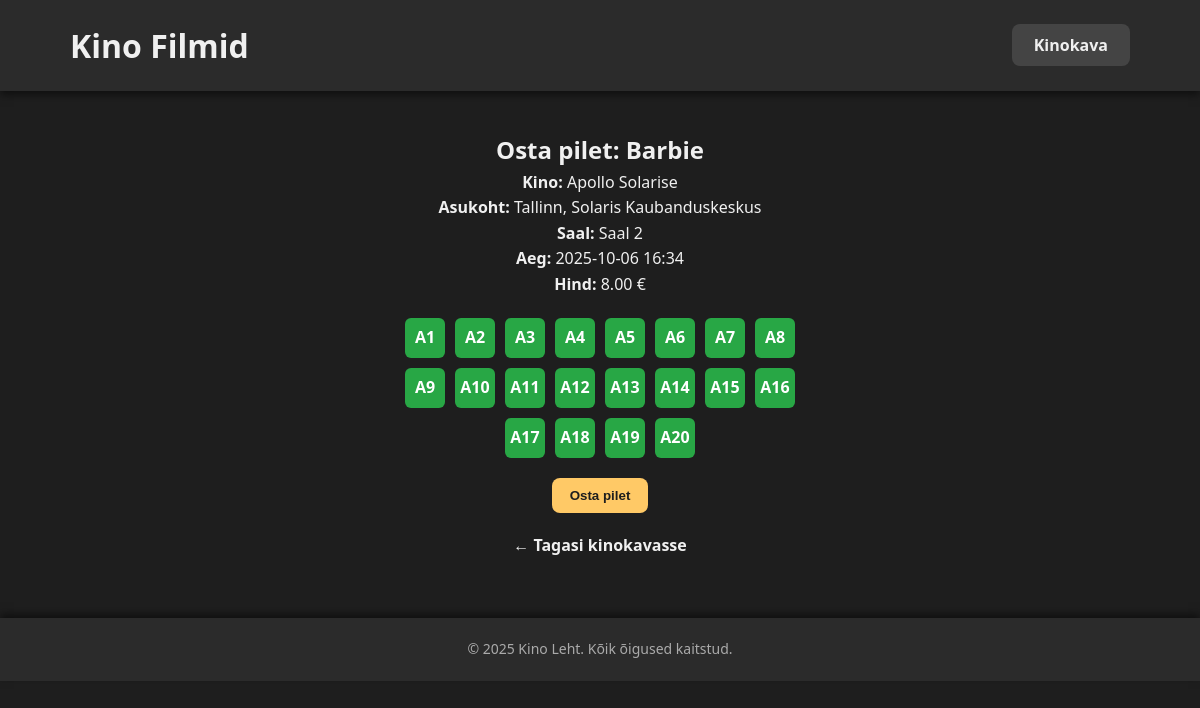
Page /buy_ticket/2 on the earlier database version.
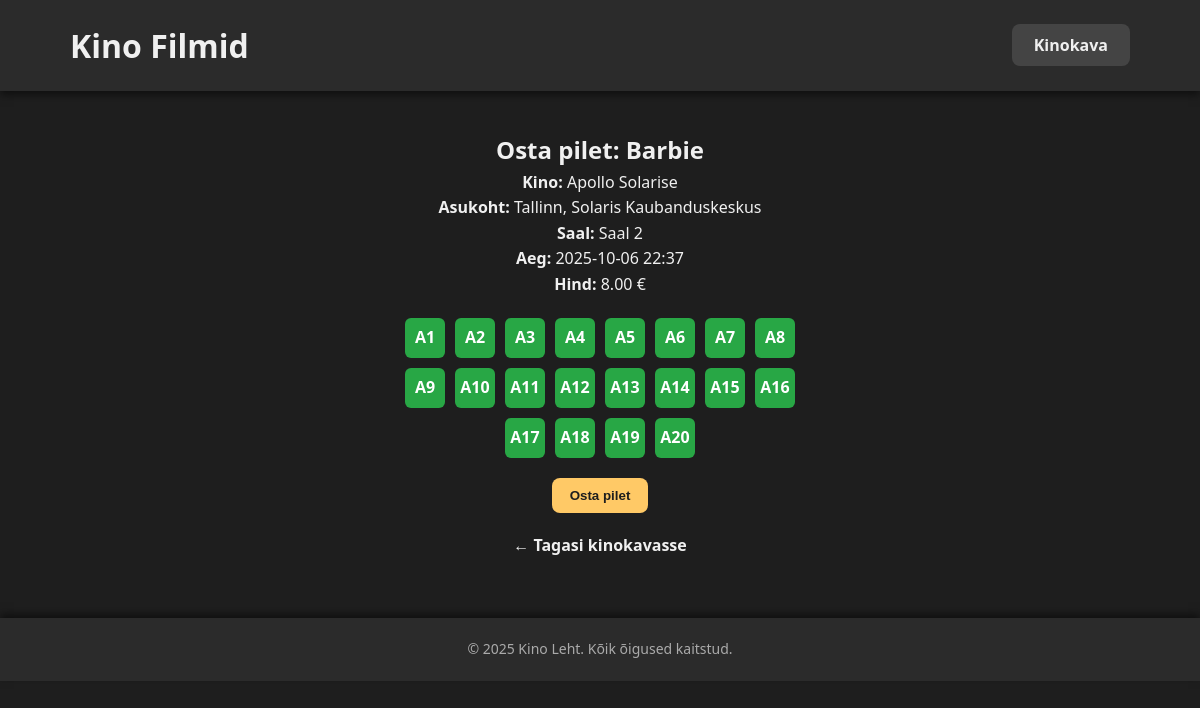
Same page on the later database version.
### tables this page shows
CREATE TABLE movies (
        id INTEGER PRIMARY KEY AUTOINCREMENT,
        title TEXT NOT NULL,
        description TEXT,
        image TEXT
    );

CREATE TABLE cinemas (
        id INTEGER PRIMARY KEY AUTOINCREMENT,
        name TEXT NOT NULL,
        location TEXT NOT NULL
    );

CREATE TABLE halls (
        id INTEGER PRIMARY KEY AUTOINCREMENT,
        cinema_id INTEGER NOT NULL,
        name TEXT NOT NULL,
        FOREIGN KEY (cinema_id) REFERENCES cinemas(id)
    );

CREATE TABLE screenings (
        id INTEGER PRIMARY KEY AUTOINCREMENT,
        movie_id INTEGER NOT NULL,
        hall_id INTEGER NOT NULL,
        start_time TEXT NOT NULL,
        price REAL NOT NULL,
        FOREIGN KEY (movie_id) REFERENCES movies(id),
        FOREIGN KEY (hall_id) REFERENCES halls(id)
    );

CREATE TABLE seats (
        id INTEGER PRIMARY KEY AUTOINCREMENT,
        hall_id INTEGER NOT NULL,
        seat_number TEXT NOT NULL,
        FOREIGN KEY (hall_id) REFERENCES halls(id)
    );

### app.py (the view, shortened to what this page needs)
@app.route("/buy_ticket/<int:screening_id>", methods=["GET", "POST"])
def buy_ticket(screening_id):
    cur = get_db().cursor()
    cur.execute("""
        SELECT screenings.id, movies.title, screenings.start_time, screenings.price,
               halls.name AS hall_name, cinemas.name AS cinema_name, cinemas.location
        FROM screenings
        JOIN movies ON screenings.movie_id = movies.id
        JOIN halls ON screenings.hall_id = halls.id
        JOIN cinemas ON halls.cinema_id = cinemas.id
        WHERE screenings.id = ?
    """, (screening_id,))
    screening = cur.fetchone()
    if not screening:
        abort(404, description="Ekraanikuva ei leitud")
    available_seats = get_available_seats(screening_id)
    taken_seats = get_taken_seats(screening_id)
    return render_template("buy_ticket.html", screening=screening, seats=available_seats, taken_seats=taken_seats)

### app.py (called while the page is built)
def get_db():
    db = getattr(g, '_database', None)
    if db is None:
        db = g._database = sqlite3.connect(DATABASE)
        db.row_factory = sqlite3.Row  # Võimaldab kasutada ridu nagu sõnastikke
    return db

def get_available_seats(screening_id):
    db = get_db()
    cur = db.cursor()
    cur.execute("SELECT hall_id FROM screenings WHERE id = ?", (screening_id,))
    hall_row = cur.fetchone()
    if not hall_row:
        return []
    hall_id = hall_row["hall_id"]
    cur.execute("SELECT id, seat_number FROM seats WHERE hall_id = ?", (hall_id,))
    seats = cur.fetchall()
    cur.execute("SELECT seat_id FROM tickets WHERE screening_id = ?", (screening_id,))
    taken_seats = {row["seat_id"] for row in cur.fetchall()}
    available = [seat for seat in seats if seat["id"] not in taken_seats]
    return available

def get_taken_seats(screening_id):
    db = get_db()
    cur = db.cursor()
    cur.execute("SELECT seat_id FROM tickets WHERE screening_id = ?", (screening_id,))
    taken = {row["seat_id"] for row in cur.fetchall()}
    return taken

@app.teardown_appcontext
def close_connection(exception):
    db = getattr(g, '_database', None)
    if db is not None:
        db.close()

### templates/buy_ticket.html (shortened to what this page needs)
<!DOCTYPE html>
<html lang="et">
<head>
    <link rel="stylesheet" href="{{ url_for('static', filename='style.css') }}" />
</head>
<body>
<header>
  <div class="container header-container">
    <h1><a href="{{ url_for('index') }}" class="header-link">Kino Filmid</a></h1>
    <nav>
      <a href="{{ url_for('schedule') }}" class="nav-button">Kinokava</a>
    </nav>
  </div>
</header>
<main class="container movie-detail">
    <h2>Osta pilet: {{ screening.title }}</h2>
    <p><strong>Kino:</strong> {{ screening.cinema_name }}</p>
    <p><strong>Asukoht:</strong> {{ screening.location }}</p>
    <p><strong>Saal:</strong> {{ screening.hall_name }}</p>
    <p><strong>Aeg:</strong> {{ screening.start_time }}</p>
    <p><strong>Hind:</strong> {{ "%.2f"|format(screening.price) }} €</p>
    <form method="POST" action="{{ url_for('buy_ticket', screening_id=screening.id) }}">
        <div class="seats-container" id="seats-container">
            {% for seat in seats %}
                <div
                  class="seat {% if seat.id in taken_seats %}taken{% endif %}"
                  data-seat-id="{{ seat.id }}"
                >
                    {{ seat.seat_number }}
                </div>
            {% endfor %}
        </div>
        <button type="submit" class="buy-button" disabled id="buy-button">Osta pilet</button>
    </form>
    <a href="{{ url_for('schedule') }}" class="back-link">← Tagasi kinokavasse</a>
</main>
<footer>
  <div class="container footer-container">
    <p>&copy; 2025 Kino Leht. Kõik õigused kaitstud.</p>
  </div>
</footer>
</body>
</html>

### static/style.css (style rules this page uses)
* { box-sizing: border-box; margin: 0; padding: 0; }
body { font-family: 'Segoe UI', Tahoma, Geneva, Verdana, sans-serif; background-color: #1e1e1e; color: #f0f0f0; line-height: 1.6; margin: 0; }
.container { max-width: 1100px; margin: 0 auto; padding: 0 20px; }
header { background-color: #2b2b2b; color: #f0f0f0; padding: 20px 0; margin-bottom: 40px; box-shadow: 0 4px 8px rgba(0,0,0,0.5); position: sticky; top: 0; z-index: 100; }
.header-container { display: flex; justify-content: space-between; align-items: center; flex-wrap: wrap; }
header h1 { font-size: 2rem; font-weight: 700; }
.header-link { color: #f0f0f0; text-decoration: none; transition: color 0.3s ease; }
.nav-button { background-color: #444444; color: #f0f0f0; padding: 10px 22px; border-radius: 8px; font-weight: 600; text-decoration: none; transition: all 0.3s ease; }
.movie-detail { max-width: 700px; margin: 0 auto 60px; text-align: center; }
.back-link { display: inline-block; margin-top: 20px; color: #f0f0f0; font-weight: 600; text-decoration: none; transition: all 0.3s ease; }
.buy-button { background-color: #ffc966; color: #1e1e1e; padding: 10px 18px; border-radius: 8px; font-weight: 600; border: none; cursor: pointer; transition: all 0.3s ease; }
.seats-container { display: flex; flex-wrap: wrap; max-width: 400px; margin: 20px auto; gap: 10px; justify-content: center; }
.seat { width: 40px; height: 40px; border-radius: 8px; display: flex; align-items: center; justify-content: center; font-weight: bold; color: #ffffff; cursor: pointer; transition: all 0.3s ease; background-color: #555555; }
footer { margin-top: 60px; padding: 20px 0; background-color: #2b2b2b; color: #aaaaaa; font-size: 14px; text-align: center; box-shadow: 0 -4px 8px rgba(0,0,0,0.5); }

### templates/buy_ticket.html (style rules this page uses)
.seats-container { display: flex; flex-wrap: wrap; max-width: 400px; margin: 20px auto; gap: 10px; justify-content: center; }
.seat { width: 40px; height: 40px; background-color: #28a745; border-radius: 6px; cursor: pointer; display: flex; align-items: center; justify-content: center; font-weight: bold; color: white; user-select: none; transition: background-color 0.3s ease; }

Differences in the rows shown:
changed screenings: start_time "2025-10-06 16:34" → "2025-10-06 22:37"
